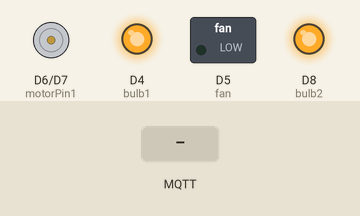
Recording of a sketch running on a simulated ESP8266 (NodeMCU). On the bench: motor-driver pin pairs drawn as motors (green arrow = first pin HIGH = forward, orange = second pin HIGH = backward, longer = more drive), switched loads named in the sketch (green lamp = pin HIGH), output pins drawn as LEDs (lit = HIGH). The inputs (shaded band) are chosen by the test bench. WiFi joins after 1.5 s; servers stay silent unless stated; no MQTT or app messages arrive unless stated; what the sketch prints to the serial monitor is not drawn.

Above: at 3.1 s.
3.2 s: MQTT message "RL1O" arrives on the first subscribed topic
At 4.3 s:
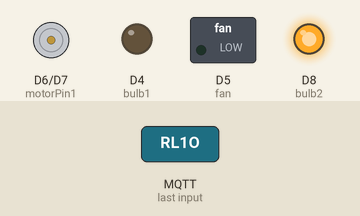
4.7 s: MQTT message "FO" arrives on the first subscribed topic
At 5.5 s:
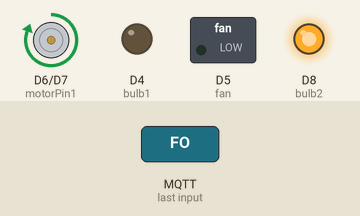
6.2 s: MQTT message "RL1F" arrives on the first subscribed topic
At 6.6 s:
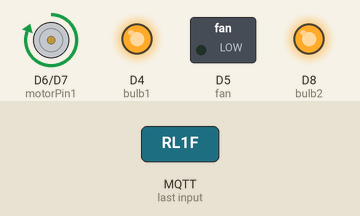
7.7 s: MQTT message "RL2O" arrives on the first subscribed topic
At 8.9 s:
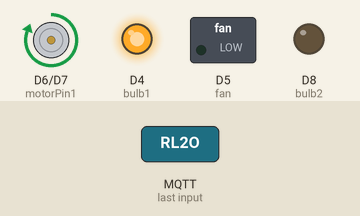
9.2 s: MQTT message "FF" arrives on the first subscribed topic
At 10.2 s:
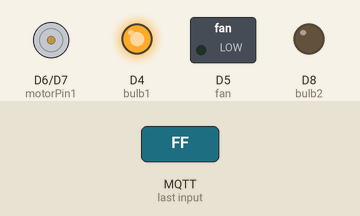
10.7 s: MQTT message "RL2F" arrives on the first subscribed topic
At 11.3 s:
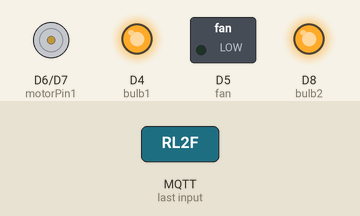
Timing chart, 0 to 13.2 s (numbered marks = the images above; inputs shaded):
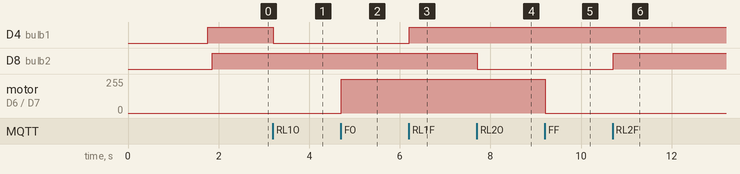

Measured:
- after the input at 3.2 s, D4 (bulb1): HIGH → LOW at once
- after the input at 4.7 s, motor on D6 (motorPin1) / D7 (motorPin2): stopped → forward 255/255 at once
- after the input at 6.2 s, D4 (bulb1): LOW → HIGH at once
- after the input at 7.7 s, D8 (bulb2): HIGH → LOW at once
- after the input at 9.2 s, motor on D6 (motorPin1) / D7 (motorPin2): forward 255/255 → stopped at once
- after the input at 10.7 s, D8 (bulb2): LOW → HIGH at once

The sketch:

ESP-2.ino
```cpp
#include <ESP8266WiFi.h>
#include <PubSubClient.h>
#define BAUD_RATE 9600

// EDIT THESE LINES TO MATCH YOUR SETUP
#define MQTT_SERVER "192.168.43.233"
const char *ssid = "CIA_Surveillance_Drone";
const char *password = "123454321";
const char *mqtt_username = "astr1x";
const char *mqtt_password = "astr1x2096";

// Pins
// D1 - SCL; D2 - SDA
const int bulb1 = D4;
const int bulb2 = D8;
const int fan = D5;
const int motorPin1 = D6;
const int motorPin2 = D7;
const int motorEn = D8;

// Topic to subscribe to for the commands
char *subTopic = "bellax/req";

// Topic to publish to confirm that the light has been turned on for the python
// script to log
char *pubTopic = "bellax/ack";

// Callback function header
void callback(char *topic, byte *payload, unsigned int length);
void reconnect();

// Global variable
bool stat_bulb1 = false, stat_bulb2 = false, stat_fan = false;
String cmd = "";
const int sensorIn = A0;
int mVperAmp =
    66; // use 185 for 10A Module, 100 for 20A Module and 66 for 30A Module

double Voltage = 0;
double VRMS = 0;
double AmpsRMS = 0;

WiFiClient wifiClient;
PubSubClient client(MQTT_SERVER, 1883, callback, wifiClient);

void setupFunc() {
  pinMode(bulb1, OUTPUT);
  pinMode(bulb2, OUTPUT);
  pinMode(fan, OUTPUT);
  pinMode(motorPin1, OUTPUT);
  pinMode(motorPin2, OUTPUT);
  pinMode(motorEn, OUTPUT);
}

void setup() {
  setupFunc();
  // Start the serial line for debugging
  Serial.begin(BAUD_RATE);
  delay(100);

  Serial.println();
  Serial.print("Connecting to ");
  Serial.println(ssid);

  WiFi.begin(ssid, password);
  while (WiFi.status() != WL_CONNECTED) {
    delay(500);
    Serial.print(".");
  }

  reconnect();

  Serial.println("");
  Serial.println("WiFi connected");
  Serial.println("IP address: ");
  Serial.println(WiFi.localIP());

  delay(5);
  digitalWrite(bulb1, 0);
  delay(100);
  digitalWrite(bulb1, 1);
  delay(100);
  digitalWrite(bulb2, 0);
  digitalWrite(bulb2, 1);
  delay(100);
}

void loop() {
  // Reconnect if connection is lost
  if (!client.connected() && WiFi.status() == 3)
    reconnect();

  // Maintain MQTT connection
  client.loop();

//  // Collect Amps info
//  Voltage = getVPP();
//  VRMS = (Voltage / 0.707); // root 2 = 0.707 (Approx.)
//  AmpsRMS = (VRMS * 1000) / mVperAmp;
//  Serial.print(AmpsRMS);
//  Serial.println(" --- A (RMS)");

  // MUST delay to allow ESP8266 WIFI functions to run
  delay(10);
}

// MQTT callback function
void callback(char *topic, byte *payload, unsigned int length) {

  // Convert topic to string to make it easier to work with
  String topicStr = topic;
  // Get stuff working
  cmd = String((char *)payload).substring(0, length);
  if (cmd.equals("RL1O")) {
    if (stat_bulb1) {
      // light is already on
      client.publish(pubTopic, "H:1A");
    } else {
      stat_bulb1 = true; // Change flag status
      // Relay Instruction
      digitalWrite(bulb1, 0);
      client.publish(pubTopic, "H:1T");
    }
  }
  // Turn off Room Light 1
  if (cmd.equals("RL1F")) {
    if (!stat_bulb1) { // light 1 is already off
      client.publish(pubTopic, "H:1B");
    } else {
      digitalWrite(bulb1, 1);
      stat_bulb1 = false;
      client.publish(pubTopic, "H:1F");
    }
  }
  // Turn on Room Light 2
  if (cmd.equals("RL2O")) {
    if (stat_bulb2) { // light 2 is already on
      client.publish(pubTopic, "H:2A");
    } else {
      stat_bulb2 = true;
      // Relay Instruction
      digitalWrite(bulb2, 0);
      client.publish(pubTopic, "H:2T");
    }
  }
  // Turn off Room Light 2
  if (cmd.equals("RL2F")) {
    if (!stat_bulb2) { // light 2 is already off
      client.publish(pubTopic, "H:2B");
    } else {
      stat_bulb2 = false;
      // Relay Instruction
      digitalWrite(bulb2, 1);
      client.publish(pubTopic, "H:2F");
    }
  }
  // Code for controllling the fan
  if (cmd.equals("FO")) {
    if (stat_fan) { // fan already on
      client.publish(pubTopic, "H:3A");
    } else {
      client.publish(pubTopic, "H:3T");
      stat_fan = true;
      digitalWrite(motorEn, HIGH);
      digitalWrite(motorPin1, HIGH);
      digitalWrite(motorPin2, LOW);
      delay(100);
    }
  }
  if (cmd.equals("FF")) {
    if (!stat_fan) { // fan already off
      client.publish(pubTopic, "H:3B");
    } else {
      client.publish(pubTopic, "H:3F");
      stat_fan = false;
      digitalWrite(motorEn, LOW);
      digitalWrite(motorPin1, LOW);
      digitalWrite(motorPin2, LOW);
      delay(100);
    }
  }
}

void reconnect() {

  // attempt to connect to the wifi if connection is lost
  if (WiFi.status() != WL_CONNECTED) {

    // loop while we wait for connection
    while (WiFi.status() != WL_CONNECTED) {
      delay(500);
      Serial.print(".");
    }
  }

  // make sure we are connected to WIFI before attemping to reconnect to MQTT
  if (WiFi.status() == WL_CONNECTED) {
    // Loop until we're reconnected to the MQTT server
    while (!client.connected()) {

      // Generate client name based on MAC address and last 8 bits of
      // microsecond counter
      String clientName;
      clientName += "BellaX-Hardware";

      // if connected, subscribe to the topic(s) we want to be notified about
      if (client.connect((char *)clientName.c_str(), mqtt_username,
                         mqtt_password)) {
        // Serial.print("\tMTQQ Connected");
        client.subscribe(subTopic);
      }
    }
  }
}

float getVPP() {
  int readValue;       // Value read from the sensor
  int maxValue = 0;    // Store min value here
  int minValue = 1024; // Store max value here

  uint32_t start_time = millis();
  // Sample for 1 Sec
  while ((millis() - start_time) < 1000) {
    readValue = analogRead(sensorIn);
    // see if you have a new maxValue
    if (readValue > maxValue) {
      /*record the maximum sensor value*/
      maxValue = readValue;
    }
    if (readValue < minValue) {
      /*record the minimum sensor value*/
      minValue = readValue;
    }
  }

  // Some magic here...
  return ((maxValue - minValue) * 5.0) / 1024.0;
}
```
